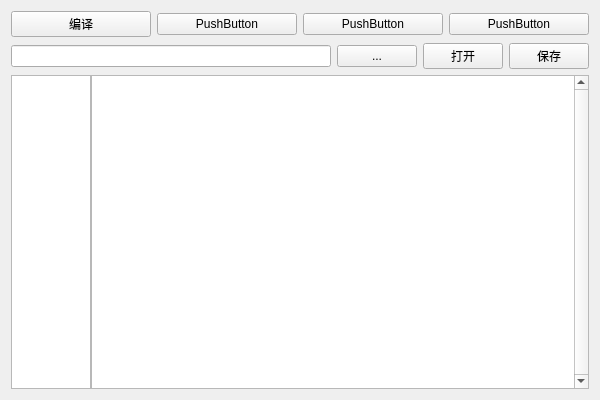
<?xml version="1.0" encoding="UTF-8"?>
<ui version="4.0">
 <class>MainWidget</class>
 <widget class="QWidget" name="MainWidget">
  <property name="geometry">
   <rect>
    <x>0</x>
    <y>0</y>
    <width>600</width>
    <height>400</height>
   </rect>
  </property>
  <property name="windowTitle">
   <string>Form</string>
  </property>
  <layout class="QVBoxLayout" name="layout_widget">
   <item>
    <layout class="QHBoxLayout" name="layout_func">
     <item>
      <widget class="QPushButton" name="btn_compile">
       <property name="text">
        <string>编译</string>
       </property>
      </widget>
     </item>
     <item>
      <widget class="QPushButton" name="pushButton_1">
       <property name="text">
        <string>PushButton</string>
       </property>
      </widget>
     </item>
     <item>
      <widget class="QPushButton" name="pushButton_3">
       <property name="text">
        <string>PushButton</string>
       </property>
      </widget>
     </item>
     <item>
      <widget class="QPushButton" name="pushButton_2">
       <property name="text">
        <string>PushButton</string>
       </property>
      </widget>
     </item>
    </layout>
   </item>
   <item>
    <layout class="QHBoxLayout" name="layout_file">
     <item>
      <widget class="QLineEdit" name="lineEdit_file">
       <property name="autoFillBackground">
        <bool>false</bool>
       </property>
       <property name="frame">
        <bool>true</bool>
       </property>
       <property name="readOnly">
        <bool>true</bool>
       </property>
      </widget>
     </item>
     <item>
      <widget class="QPushButton" name="btn_choose">
       <property name="sizePolicy">
        <sizepolicy hsizetype="Fixed" vsizetype="Fixed">
         <horstretch>0</horstretch>
         <verstretch>0</verstretch>
        </sizepolicy>
       </property>
       <property name="text">
        <string>...</string>
       </property>
      </widget>
     </item>
     <item>
      <widget class="QPushButton" name="btn_open">
       <property name="sizePolicy">
        <sizepolicy hsizetype="Fixed" vsizetype="Fixed">
         <horstretch>0</horstretch>
         <verstretch>0</verstretch>
        </sizepolicy>
       </property>
       <property name="text">
        <string>打开</string>
       </property>
      </widget>
     </item>
     <item>
      <widget class="QPushButton" name="btn_save">
       <property name="sizePolicy">
        <sizepolicy hsizetype="Fixed" vsizetype="Fixed">
         <horstretch>0</horstretch>
         <verstretch>0</verstretch>
        </sizepolicy>
       </property>
       <property name="text">
        <string>保存</string>
       </property>
      </widget>
     </item>
    </layout>
   </item>
   <item>
    <layout class="QHBoxLayout" name="layout_code">
     <property name="spacing">
      <number>0</number>
     </property>
     <item>
      <widget class="QTextBrowser" name="codeLine">
       <property name="sizePolicy">
        <sizepolicy hsizetype="Expanding" vsizetype="Expanding">
         <horstretch>0</horstretch>
         <verstretch>0</verstretch>
        </sizepolicy>
       </property>
       <property name="minimumSize">
        <size>
         <width>0</width>
         <height>0</height>
        </size>
       </property>
       <property name="maximumSize">
        <size>
         <width>80</width>
         <height>16777215</height>
        </size>
       </property>
       <property name="verticalScrollBarPolicy">
        <enum>Qt::ScrollBarAlwaysOff</enum>
       </property>
       <property name="horizontalScrollBarPolicy">
        <enum>Qt::ScrollBarAlwaysOff</enum>
       </property>
      </widget>
     </item>
     <item>
      <widget class="QPlainTextEdit" name="textEdit">
       <property name="verticalScrollBarPolicy">
        <enum>Qt::ScrollBarAlwaysOn</enum>
       </property>
       <property name="lineWrapMode">
        <enum>QPlainTextEdit::NoWrap</enum>
       </property>
       <property name="cursorWidth">
        <number>2</number>
       </property>
      </widget>
     </item>
    </layout>
   </item>
  </layout>
 </widget>
 <resources/>
 <connections/>
</ui>
